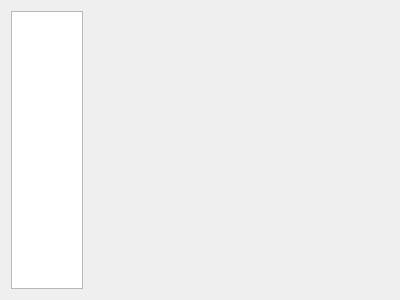
<?xml version="1.0" encoding="UTF-8"?>
<ui version="4.0">
 <class>imageTab</class>
 <widget class="QWidget" name="imageTab">
  <property name="geometry">
   <rect>
    <x>0</x>
    <y>0</y>
    <width>400</width>
    <height>300</height>
   </rect>
  </property>
  <property name="windowTitle">
   <string>Form</string>
  </property>
  <layout class="QHBoxLayout" name="horizontalLayout">
   <item>
    <widget class="imageWidget" name="image">
     <property name="sizePolicy">
      <sizepolicy hsizetype="Expanding" vsizetype="Expanding">
       <horstretch>0</horstretch>
       <verstretch>0</verstretch>
      </sizepolicy>
     </property>
    </widget>
   </item>
   <item>
    <widget class="imagePanel" name="panel" native="true">
     <property name="sizePolicy">
      <sizepolicy hsizetype="Fixed" vsizetype="Preferred">
       <horstretch>0</horstretch>
       <verstretch>0</verstretch>
      </sizepolicy>
     </property>
     <property name="minimumSize">
      <size>
       <width>300</width>
       <height>0</height>
      </size>
     </property>
     <property name="baseSize">
      <size>
       <width>100</width>
       <height>0</height>
      </size>
     </property>
     <layout class="QVBoxLayout" name="verticalLayout"/>
    </widget>
   </item>
  </layout>
 </widget>
 <customwidgets>
  <customwidget>
   <class>imageWidget</class>
   <extends>QGraphicsView</extends>
   <header>imagewidget.h</header>
  </customwidget>
  <customwidget>
   <class>imagePanel</class>
   <extends>QWidget</extends>
   <header>imagepanel.h</header>
   <container>1</container>
  </customwidget>
 </customwidgets>
 <resources/>
 <connections/>
</ui>
